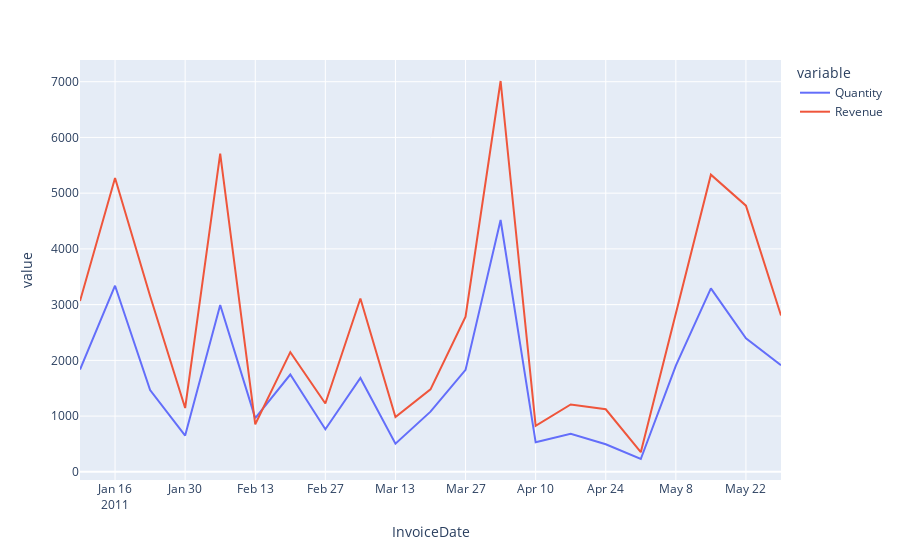

The notebook cell saved with this chart:
### Code cell
# Aunque en este caso quizás tenga más sentido hacerlo por semanas

px.line(df2.sort_values('InvoiceDate').resample('W', on='InvoiceDate')[['Quantity', 'Revenue']].sum())

### Figure 1 — Plotly figure (JSON) as saved in the notebook; plotly's stock layout.template omitted (floating-point values rounded to 4 significant figures)
{"data": [{"hovertemplate": "variable=Quantity<br>InvoiceDate=%{x}<br>value=%{y}<extra></extra>", "legendgroup": "Quantity", "line": {"color": "#636efa", "dash": "solid"}, "mode": "lines", "name": "Quantity", "orientation": "v", "showlegend": true, "type": "scatter", "x": ["2011-01-09T00:00:00", "2011-01-16T00:00:00", "2011-01-23T00:00:00", "2011-01-30T00:00:00", "2011-02-06T00:00:00", "2011-02-13T00:00:00", "2011-02-20T00:00:00", "2011-02-27T00:00:00", "2011-03-06T00:00:00", "2011-03-13T00:00:00", "2011-03-20T00:00:00", "2011-03-27T00:00:00", "2011-04-03T00:00:00", "2011-04-10T00:00:00", "2011-04-17T00:00:00", "2011-04-24T00:00:00", "2011-05-01T00:00:00", "2011-05-08T00:00:00", "2011-05-15T00:00:00", "2011-05-22T00:00:00", "2011-05-29T00:00:00"], "xaxis": "x", "y": [1835, 3339, 1468, 651, 2992, 964, 1745, 763, 1684, 506, 1079, 1829, 4519, 529, 684, 494, 230, 1907, 3292, 2396, 1911], "yaxis": "y"}, {"hovertemplate": "variable=Revenue<br>InvoiceDate=%{x}<br>value=%{y}<extra></extra>", "legendgroup": "Revenue", "line": {"color": "#EF553B", "dash": "solid"}, "mode": "lines", "name": "Revenue", "orientation": "v", "showlegend": true, "type": "scatter", "x": ["2011-01-09T00:00:00", "2011-01-16T00:00:00", "2011-01-23T00:00:00", "2011-01-30T00:00:00", "2011-02-06T00:00:00", "2011-02-13T00:00:00", "2011-02-20T00:00:00", "2011-02-27T00:00:00", "2011-03-06T00:00:00", "2011-03-13T00:00:00", "2011-03-20T00:00:00", "2011-03-27T00:00:00", "2011-04-03T00:00:00", "2011-04-10T00:00:00", "2011-04-17T00:00:00", "2011-04-24T00:00:00", "2011-05-01T00:00:00", "2011-05-08T00:00:00", "2011-05-15T00:00:00", "2011-05-22T00:00:00", "2011-05-29T00:00:00"], "xaxis": "x", "y": [3063.0, 5273.0, 3156.0, 1144.0, 5711.0, 852.4, 2148.0, 1225.0, 3110.0, 984.1, 1480.0, 2783.0, 7013.0, 825.8, 1209.0, 1122.0, 351.6, 2858.0, 5331.0, 4775.0, 2806.0], "yaxis": "y"}], "layout": {"legend": {"title": {"text": "variable"}, "tracegroupgap": 0}, "margin": {"t": 60}, "xaxis": {"anchor": "y", "domain": [0, 1], "title": {"text": "InvoiceDate"}}, "yaxis": {"anchor": "x", "domain": [0, 1], "title": {"text": "value"}}}}
